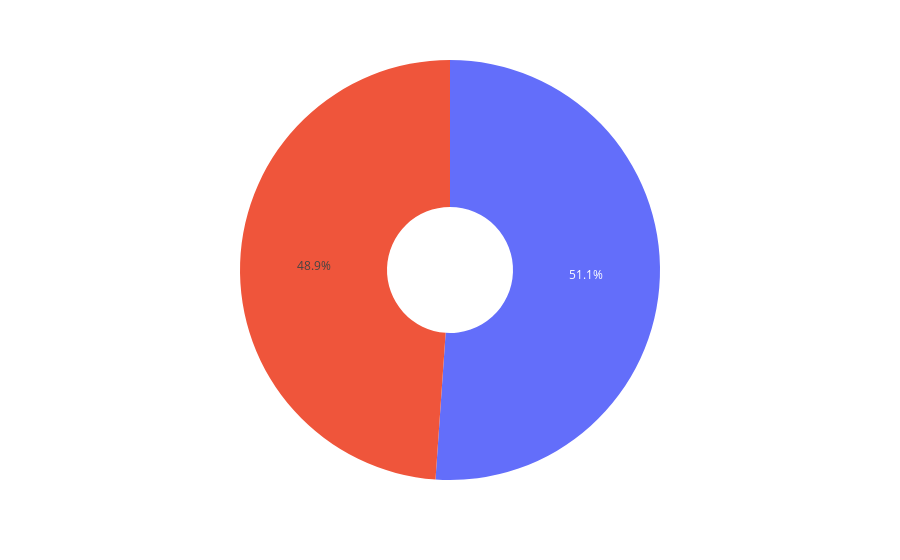

Here is the notebook cell this chart was saved with:
### Code cell
px.pie(labels= labels, values=values, hole=0.3)

### Figure 1 — Plotly figure (JSON) as saved in the notebook; plotly's stock layout.template omitted (floating-point values rounded to 4 significant figures)
{"data": [{"domain": {"x": [0, 1], "y": [0, 1]}, "hole": 0.3, "hovertemplate": "value=%{value}<extra></extra>", "legendgroup": "", "name": "", "showlegend": false, "type": "pie", "values": [325, 311]}], "layout": {"legend": {"tracegroupgap": 0}, "margin": {"t": 60}}}
